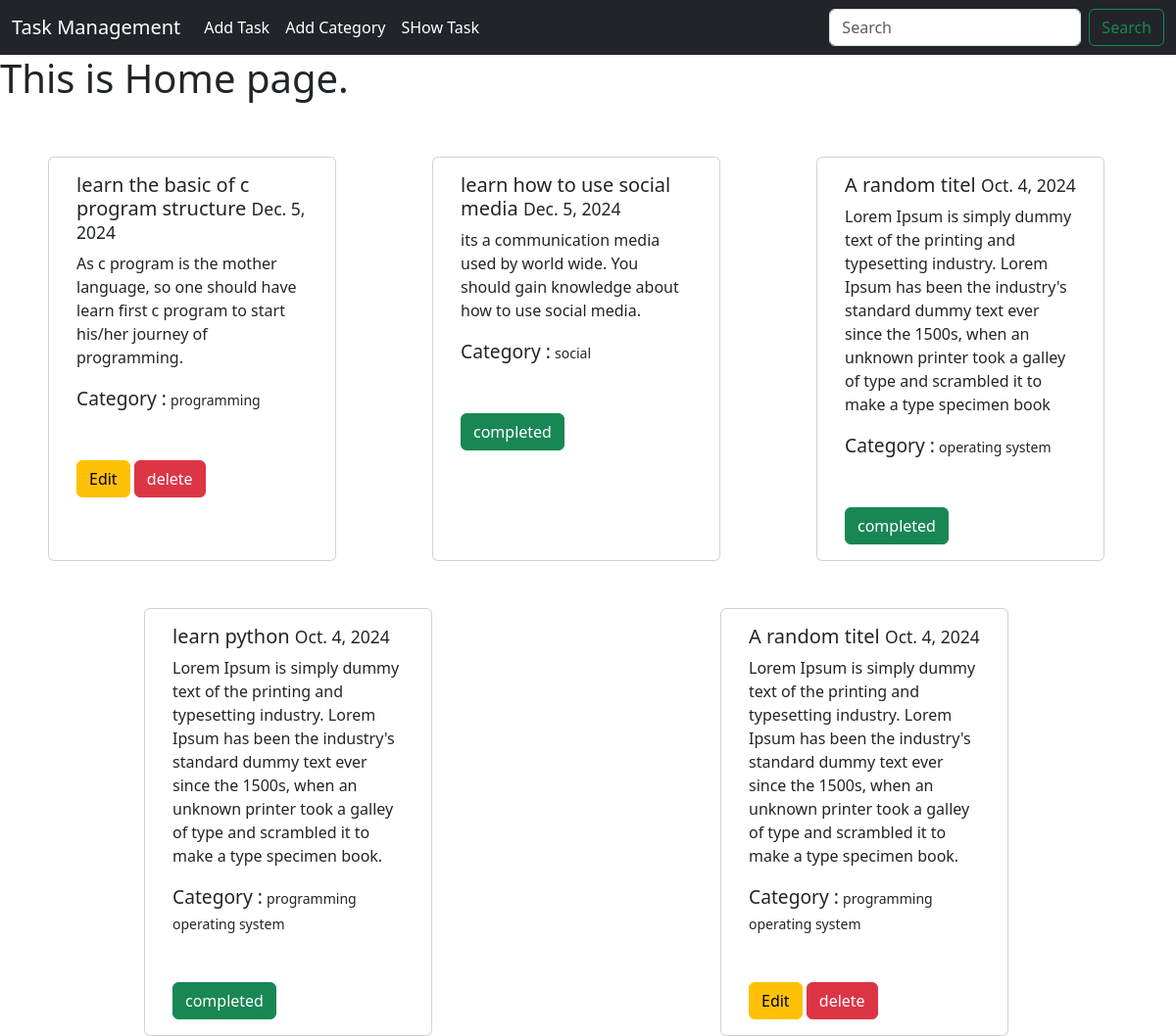
The page / on the database its author committed.
### task/models.py (models this page shows, shortened)
class TaskModel(models.Model):
    task_titel = models.CharField(max_length=50)
    task_description = models.TextField()
    is_completed = models.BooleanField(default=False)
    task_assaign_date = models.DateField()
    task_category = models.ManyToManyField(CategoryModel)

### category/models.py (models this page shows)
class CategoryModel(models.Model):
    category_name = models.CharField(max_length=50)
    def __str__(self):
        return self.category_name

### task_management/views.py (the view)
# urls.py: 2. Add a URL to urlpatterns:  path('', views.home, name='home')
def home(request):
    data = TaskModel.objects.all()
    return render(request,'home.html',{'data':data})

### templates/home.html
{% extends 'base.html' %} {% block content %}
<h1>This is Home page.</h1>
<div class="container-fluid row d-flex justify-content-around">
  {% for d in data %}
  <div class="card col-sm-3 mx-2 mt-5">
    <div class="card-body">
      <h5 class="card-title">
        {{d.task_titel}} <small>{{d.task_assaign_date}}</small>
      </h5>
      <p class="card-text">{{d.task_description}}</p>
      <big>Category :</big>
      {% for cat in d.task_category.all %}
      <small>{{cat}}</small>
      {% endfor %} <br />
      {% if d.is_completed == False %}
      <a href="{% url 'edit_task' d.id %}" class="btn btn-warning mt-5">Edit</a>
      <a href="{% url 'delete_task' d.id %}" class="btn btn-danger mt-5"
        >delete</a
      >
      {% else %}
      <a href="#" class="btn btn-success mt-5">completed</a>
      {% endif %}
    </div>
  </div>
  {% endfor %}
</div>
{% endblock %}

### templates/base.html (shortened to what this page needs)
<!DOCTYPE html>
<html lang="en">
  <head>
    <link
      href="https://cdn.jsdelivr.net/npm/bootstrap@5.3.3/dist/css/bootstrap.min.css"
      rel="stylesheet"
    />
  </head>
  <body>
    <nav class="navbar navbar-expand-lg bg-dark navbar-dark">
      <div class="container-fluid">
        <a class="navbar-brand" href="#">Task Management</a>
        <div class="collapse navbar-collapse" id="navbarSupportedContent">
          <ul class="navbar-nav me-auto mb-2 mb-lg-0">
            <li class="nav-item">
              <a
                class="nav-link active"
                aria-current="page"
                href="{% url 'add_task' %}"
                >Add Task</a
              >
            </li>
            <li class="nav-item">
              <a
                class="nav-link active"
                aria-current="page"
                href="{% url 'add_category' %}"
                >Add Category</a
              >
            </li>
            <li class="nav-item">
              <a
                class="nav-link active"
                aria-current="page"
                href="{% url 'homepage' %}"
                >SHow Task</a
              >
            </li>
          </ul>
          <form class="d-flex" role="search">
            <input
              class="form-control me-2"
              type="search"
              placeholder="Search"
              aria-label="Search"
            />
            <button class="btn btn-outline-success" type="submit">
              Search
            </button>
          </form>
        </div>
      </div>
    </nav>
    {% block content %} {% endblock %}
  </body>
</html>

### rows shown on the page
TaskModel: task_titel "learn the basic of c program structure", task_assaign_date "Dec. 5, 2024", task_description "As c program is the mother language, so one should have learn first c program to start his/her journey of programming.", is_completed "Edit"
CategoryModel: category_name "programming"
TaskModel: task_titel "learn how to use social media", task_assaign_date "Dec. 5, 2024", task_description "its a communication media used by world wide. You should gain knowledge about how to use social media.", is_completed "completed"
CategoryModel: category_name "social"
TaskModel: task_titel "A random titel", task_assaign_date "Oct. 4, 2024", task_description "Lorem Ipsum is simply dummy text of the printing and typesetting industry. Lorem Ipsum has been the industry's standard dummy text ever since the 1500s, when an unknown printer took a galley of type and scrambled it to make a type specimen book", is_completed "completed"
CategoryModel: category_name "operating system"
TaskModel: task_titel "learn python", task_assaign_date "Oct. 4, 2024", task_description "Lorem Ipsum is simply dummy text of the printing and typesetting industry. Lorem Ipsum has been the industry's standard dummy text ever since the 1500s, when an unknown printer took a galley of type and scrambled it to make a type specimen book.", is_completed "completed"
TaskModel: task_titel "A random titel", task_assaign_date "Oct. 4, 2024", task_description "Lorem Ipsum is simply dummy text of the printing and typesetting industry. Lorem Ipsum has been the industry's standard dummy text ever since the 1500s, when an unknown printer took a galley of type and scrambled it to make a type specimen book.", is_completed "Edit"
